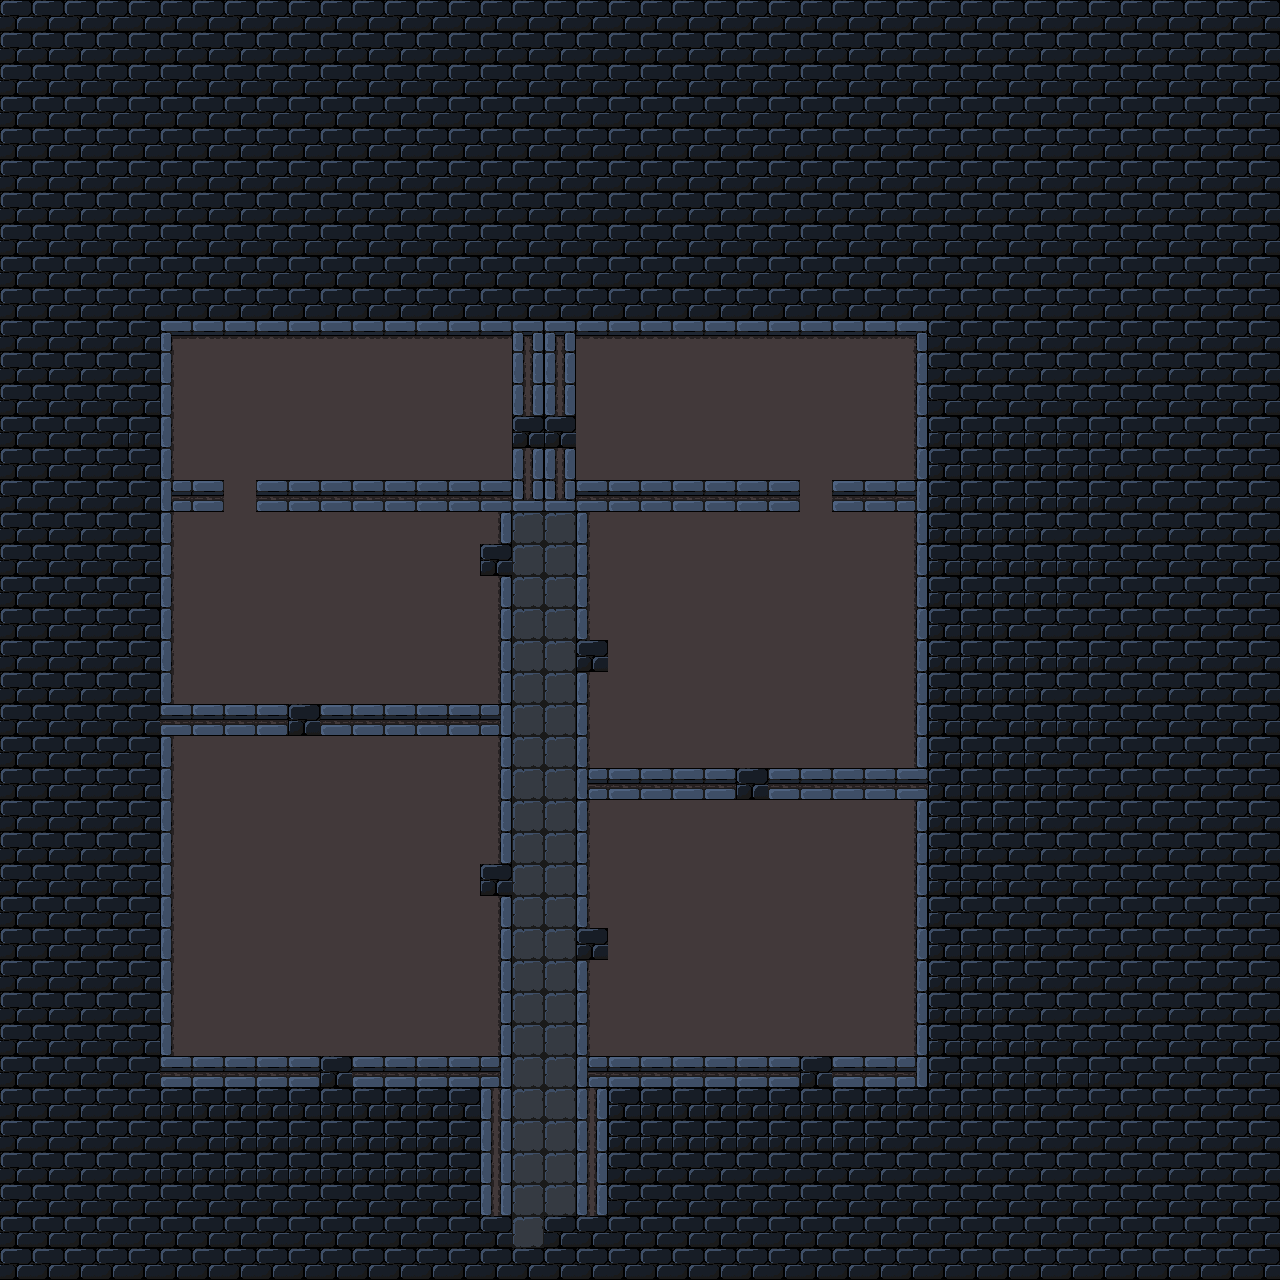

A level layout from a 2D game, rendered from its tile map. Below: a short description, then the map file with tile-grid data replaced by summaries:
An orthogonal 40x40 tile map with 32x32 px tiles, 1 tile layer (World), 2 hidden layers not drawn and 2 objects (spawn:player, spawn:skeleton).

<map version="1.2" tiledversion="1.3.2" orientation="orthogonal" renderorder="right-down" compressionlevel="0" width="40" height="40" tilewidth="32" tileheight="32" infinite="0" nextlayerid="5" nextobjectid="278">
 <editorsettings>
  <export format="json" />
 </editorsettings>
 <properties>
  <property name="edges" value="clamped" />
 </properties>
 <tileset firstgid="1" name="Dungeon Base" tilewidth="32" tileheight="32" tilecount="64" columns="8">
  <image source="../tilesets/dungeon.png" width="256" height="256" />
  <tile id="0">
   <properties>
    <property name="collides" type="bool" value="false" />
   </properties>
  </tile>
  <tile id="1">
   <properties>
    <property name="collides" type="bool" value="false" />
   </properties>
  </tile>
  <tile id="2">
   <properties>
    <property name="collides" type="bool" value="false" />
   </properties>
  </tile>
  <tile id="3">
   <properties>
    <property name="collides" type="bool" value="true" />
   </properties>
  </tile>
  <tile id="4">
   <properties>
    <property name="collides" type="bool" value="true" />
   </properties>
  </tile>
  <tile id="5">
   <properties>
    <property name="collides" type="bool" value="true" />
   </properties>
  </tile>
  <tile id="6">
   <properties>
    <property name="collides" type="bool" value="true" />
   </properties>
  </tile>
  <tile id="7">
   <properties>
    <property name="collides" type="bool" value="false" />
   </properties>
  </tile>
  <tile id="8">
   <properties>
    <property name="collides" type="bool" value="false" />
   </properties>
  </tile>
  <tile id="9">
   <properties>
    <property name="collides" type="bool" value="false" />
   </properties>
  </tile>
  <tile id="10">
   <properties>
    <property name="collides" type="bool" value="false" />
   </properties>
  </tile>
  <tile id="11">
   <properties>
    <property name="collides" type="bool" value="true" />
   </properties>
  </tile>
  <tile id="12">
   <properties>
    <property name="collides" type="bool" value="true" />
   </properties>
  </tile>
  <tile id="13">
   <properties>
    <property name="collides" type="bool" value="true" />
   </properties>
  </tile>
  <tile id="14">
   <properties>
    <property name="collides" type="bool" value="true" />
   </properties>
  </tile>
  <tile id="15">
   <properties>
    <property name="collides" type="bool" value="false" />
   </properties>
  </tile>
  <tile id="16">
   <properties>
    <property name="collides" type="bool" value="false" />
   </properties>
  </tile>
  <tile id="17">
   <properties>
    <property name="collides" type="bool" value="false" />
   </properties>
  </tile>
  <tile id="18">
   <properties>
    <property name="collides" type="bool" value="false" />
   </properties>
  </tile>
  <tile id="19">
   <properties>
    <property name="collides" type="bool" value="false" />
   </properties>
  </tile>
  <tile id="20">
   <properties>
    <property name="collides" type="bool" value="false" />
   </properties>
  </tile>
  <tile id="21">
   <properties>
    <property name="collides" type="bool" value="false" />
   </properties>
  </tile>
  <tile id="22">
   <properties>
    <property name="collides" type="bool" value="false" />
   </properties>
  </tile>
  <tile id="23">
   <properties>
    <property name="collides" type="bool" value="false" />
   </properties>
  </tile>
  <tile id="24">
   <properties>
    <property name="collides" type="bool" value="false" />
   </properties>
  </tile>
  <tile id="25">
   <properties>
    <property name="collides" type="bool" value="false" />
   </properties>
  </tile>
  <tile id="26">
   <properties>
    <property name="collides" type="bool" value="false" />
   </properties>
  </tile>
  <tile id="27">
   <properties>
    <property name="collides" type="bool" value="false" />
   </properties>
  </tile>
  <tile id="28">
   <properties>
    <property name="collides" type="bool" value="false" />
   </properties>
  </tile>
  <tile id="29">
   <properties>
    <property name="collides" type="bool" value="false" />
   </properties>
  </tile>
  <tile id="30">
   <properties>
    <property name="collides" type="bool" value="false" />
   </properties>
  </tile>
  <tile id="31">
   <properties>
    <property name="collides" type="bool" value="false" />
   </properties>
  </tile>
  <tile id="32">
   <properties>
    <property name="collides" type="bool" value="false" />
   </properties>
  </tile>
  <tile id="33">
   <properties>
    <property name="collides" type="bool" value="false" />
   </properties>
  </tile>
  <tile id="34">
   <properties>
    <property name="collides" type="bool" value="false" />
   </properties>
  </tile>
  <tile id="35">
   <properties>
    <property name="collides" type="bool" value="false" />
   </properties>
  </tile>
  <tile id="36">
   <properties>
    <property name="collides" type="bool" value="false" />
   </properties>
  </tile>
  <tile id="37">
   <properties>
    <property name="collides" type="bool" value="false" />
   </properties>
  </tile>
  <tile id="38">
   <properties>
    <property name="collides" type="bool" value="false" />
   </properties>
  </tile>
  <tile id="39">
   <properties>
    <property name="collides" type="bool" value="false" />
   </properties>
  </tile>
  <tile id="40">
   <properties>
    <property name="collides" type="bool" value="false" />
   </properties>
  </tile>
  <tile id="41">
   <properties>
    <property name="collides" type="bool" value="false" />
   </properties>
  </tile>
  <tile id="42">
   <properties>
    <property name="collides" type="bool" value="false" />
   </properties>
  </tile>
  <tile id="43">
   <properties>
    <property name="collides" type="bool" value="false" />
   </properties>
  </tile>
  <tile id="44">
   <properties>
    <property name="collides" type="bool" value="false" />
   </properties>
  </tile>
  <tile id="45">
   <properties>
    <property name="collides" type="bool" value="false" />
   </properties>
  </tile>
  <tile id="46">
   <properties>
    <property name="collides" type="bool" value="false" />
   </properties>
  </tile>
  <tile id="47">
   <properties>
    <property name="collides" type="bool" value="false" />
   </properties>
  </tile>
  <tile id="48">
   <properties>
    <property name="collides" type="bool" value="false" />
   </properties>
  </tile>
  <tile id="49">
   <properties>
    <property name="collides" type="bool" value="false" />
   </properties>
  </tile>
  <tile id="50">
   <properties>
    <property name="collides" type="bool" value="false" />
   </properties>
  </tile>
  <tile id="51">
   <properties>
    <property name="collides" type="bool" value="false" />
   </properties>
  </tile>
  <tile id="52">
   <properties>
    <property name="collides" type="bool" value="false" />
   </properties>
  </tile>
  <tile id="53">
   <properties>
    <property name="collides" type="bool" value="false" />
   </properties>
  </tile>
  <tile id="54">
   <properties>
    <property name="collides" type="bool" value="false" />
   </properties>
  </tile>
  <tile id="55">
   <properties>
    <property name="collides" type="bool" value="false" />
   </properties>
  </tile>
 </tileset>
 <layer id="1" name="Below Player" width="40" height="40" visible="0">
  <data>[1600 cells, 31 non-empty, 3 distinct tile ids]</data>
 </layer>
 <layer id="2" name="World" width="40" height="40">
  <data>[1600 cells, 1600 non-empty, 15 distinct tile ids]</data>
 </layer>
 <layer id="3" name="Above Player" width="40" height="40" visible="0">
  <data>[1600 cells, 0 non-empty, 0 distinct tile ids]</data>
 </layer>
 <objectgroup id="4" name="Objects" visible="0">
  <object id="275" name="spawn:player" x="841.952" y="1070.4">
   <point />
  </object>
  <object id="277" name="spawn:skeleton" x="693.329" y="899.016">
   <point />
  </object>
 </objectgroup>
</map>
